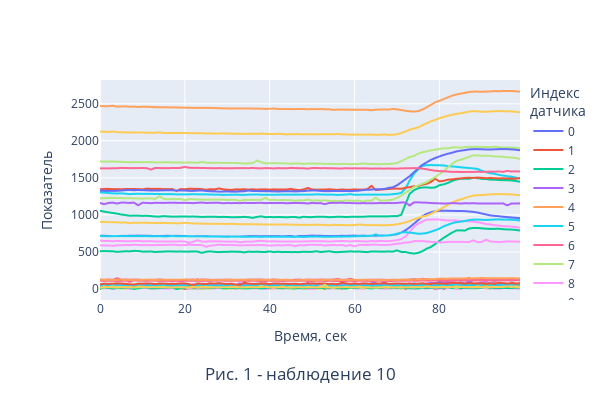

Notebook code cell kept with this figure:
### Code cell
m.get_all_sensors_plot(10)
